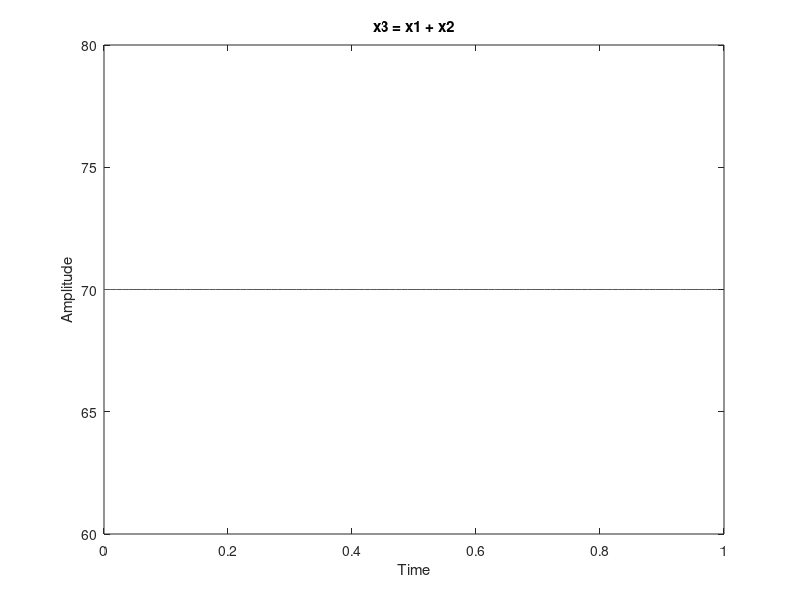

This figure's MATLAB source:
A1 = 54;
A2 = 16;
fs = 100;
t = 0:1/fs:1-1/fs;
x1 = A1*cos(2*pi*(3*100)*t);
x2 = A2*cos(2*pi*(6*100)*t);
x3 = x1 + x2;
plot(t, x3)
xlabel('Time')
ylabel('Amplitude')
title('x3 = x1 + x2')
